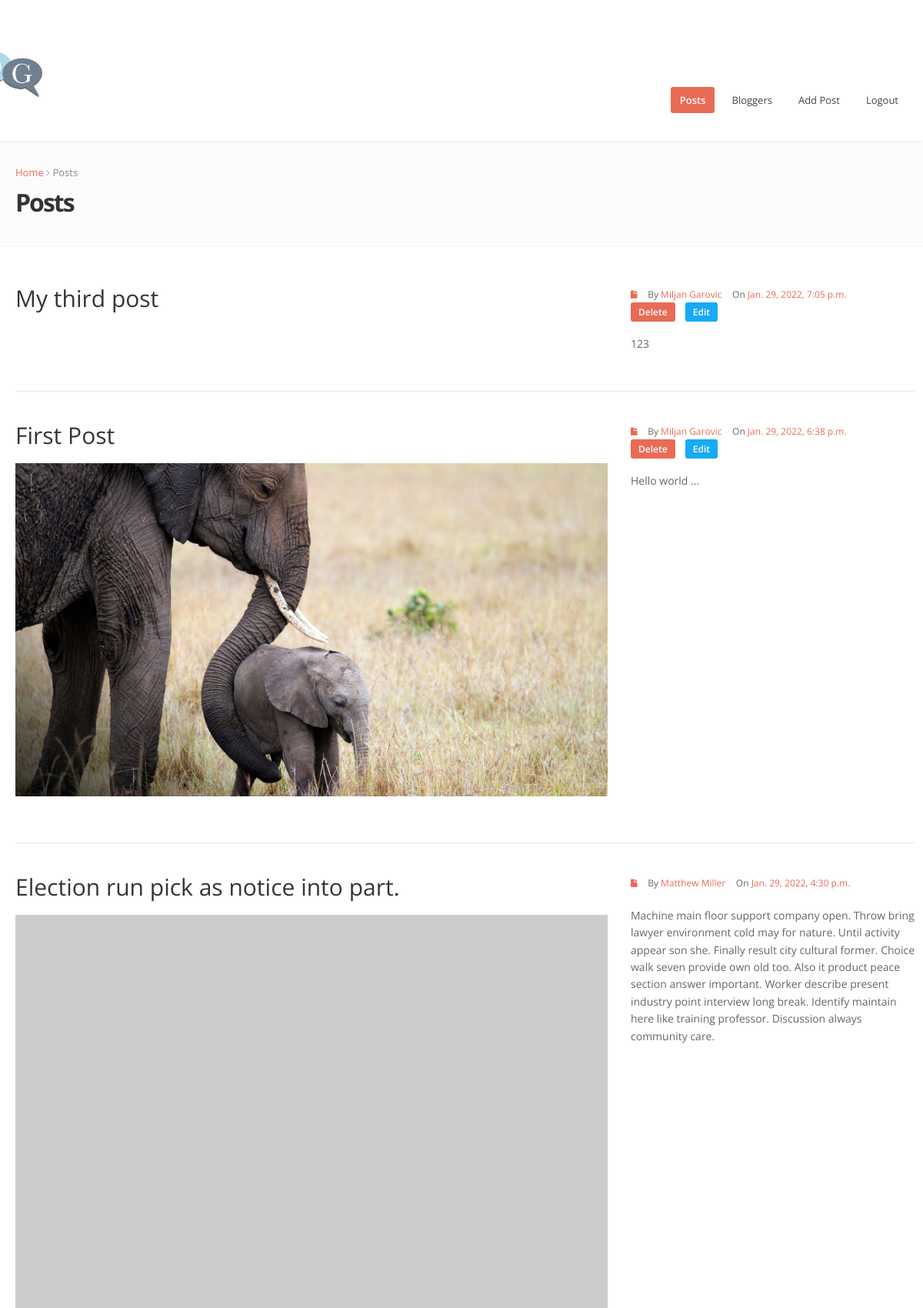
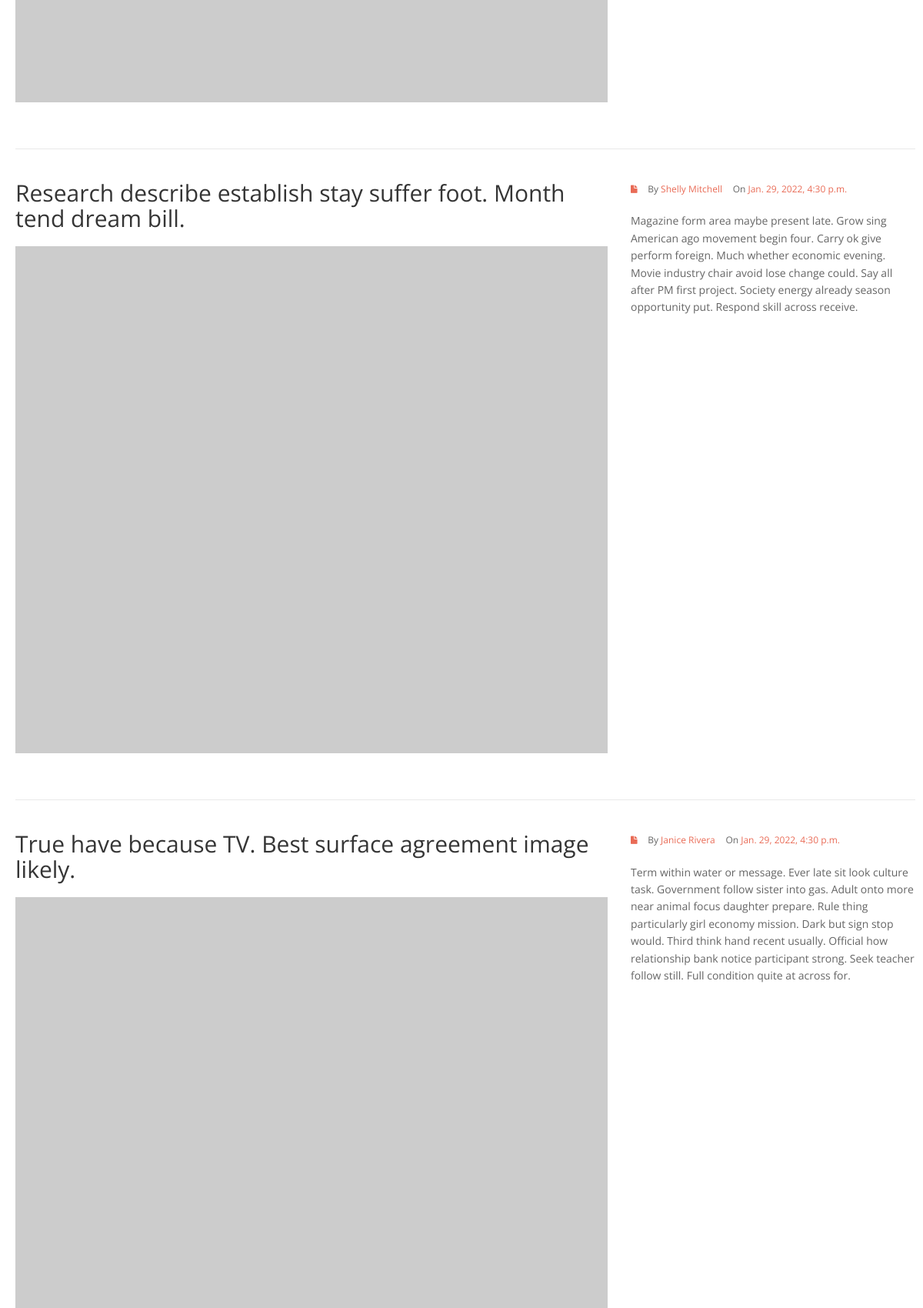
Page /projects/ (signed in, upper part) on the committed database (2 pictures, top to bottom).
### projects/models.py (models this page shows, shortened)
class Project(models.Model):
    owner = models.ForeignKey(Profile,on_delete=models.SET_NULL,null=True,blank=True)
    title = models.CharField(max_length=150)
    description = models.TextField(null=True,blank=True) #null je database requirement a blank je  django(kada ga koristimo u formi) requirement
    featured_image = models.ImageField(null=True,blank=True,default='default.jpg') # slika ce se uplodovati u MEDIA_ROOT iz settings.py
    demo_link = models.CharField(max_length=2000,null=True,blank=True)
    source_link = models.CharField(max_length=2000,null=True,blank=True)
    created = models.DateTimeField(auto_now=True)
    id = models.UUIDField(default=uuid.uuid4,unique=True,primary_key=True,editable=False) #ovo polje ne moramo da unosimo
    class Meta:
        ordering= ['-created','title']
    @property
    def imageURL(self):
        try:
            url = self.featured_image.url
        except:
            url = ''
        return url

### users/models.py (models this page shows, shortened)
class Profile(models.Model):
    user = models.OneToOneField(User,on_delete=models.CASCADE,null=True,blank=True)
    name = models.CharField(max_length=200,blank=True,null=True)
    email = models.EmailField(max_length=500,blank=True,null=True)
    username = models.CharField(max_length=200,blank=True,null=True)
    location = models.CharField(max_length=300,blank=True,null=True)
    bio = models.TextField(blank=True,null=True)
    profile_image_link = models.CharField(null=True,blank=True,max_length=400)
    profile_image = models.ImageField(null=True,blank=True,upload_to='profiles/',default='profiles/user-default.png') #po defaultu ce se cuvati u root/static/images jer smo tako podesili u settings
    social_github = models.CharField(max_length=200, blank=True, null=True)
    social_twitter = models.CharField(max_length=200, blank=True, null=True)
    social_linkedin = models.CharField(max_length=200, blank=True, null=True)
    social_youtube = models.CharField(max_length=200, blank=True, null=True)
    social_website = models.CharField(max_length=200, blank=True, null=True)
    created = models.DateTimeField(auto_now=True)
    id = models.UUIDField(default=uuid.uuid4, unique=True, primary_key=True, editable=False)
    class Meta:
        ordering=['created']

### projects/views.py (the view)
# urls.py: path('projects/',include('projects.urls')),
def projects(request):
    projects=Project.objects.all()
    context = {
        'projects':projects,
    }
    return render(request,'projects/projects.html', context)

### projects/templates/projects/projects.html
{% extends 'base.html' %}
{% load static %}
{% block posts_active %}active{% endblock %}
{% block content %}
    <section id="inner-headline">
        <div class="container">
            <div class="row">
                <div class="span12">
                    <div class="inner-heading">
                        <ul class="breadcrumb">
                            <li><a href="index.html">Home</a> <i class="icon-angle-right"></i></li>
                            <li class="active">Posts</li>
                        </ul>
                        <h2>Posts</h2>
                    </div>
                </div>
            </div>
        </div>
    </section>
    <section id="content">
        <div class="container">
            <div class="row">
                <div class="span12">
                    {% for post in projects %}
                        <article>
                            <div class="row">
                                <div class="span8">
                                    <div class="post-image">
                                        <div class="post-heading">
                                            <h3>{{ post.title }}</h3>
                                        </div>
                                        <img src='
                                                {% if 'https' in post.featured_image|slugify %}{{ post.featured_image }}{% else %}{{ post.imageURL }}{% endif %}'
                                             alt=""/>
                                    </div>
                                </div>
                                <div class="span4">
                                    <div class="meta-post">
                                        <ul>
                                            <li><i class="icon-file"></i></li>
                                            <li>By <a href="#" class="author">{{ post.owner.name }}</a></li>
                                            <li>On <a href="#" class="date">{{ post.created }}</a></li>
                                            {% if request.user.is_authenticated %}
                                                {% if request.user.profile.id == post.owner.id %}
                                                    <br>
                                                    <li><a href="{% url 'delete-project' post.id %}"
                                                           style="color: white;background-color: #e96b56;font-weight: 600;padding: 4px 10px 4px 10px;text-decoration: none;border-radius: 3px;">Delete</a>
                                                    </li>
                                                    <li><a href="{% url 'update-project' post.id %}"
                                                           style="color: white;background-color: #17aaf6;font-weight: 600;padding: 4px 10px 4px 10px;text-decoration: none;border-radius: 3px;">Edit</a>
                                                    </li>
                                                {% endif %}
                                            {% endif %}
                                        </ul>
                                    </div>
                                    <div class="post-entry">
                                        <p>
                                            {{ post.description }}
                                        </p>
                                    </div>
                                </div>
                            </div>
                        </article>
                    {% endfor %}
                </div>
            </div>
        </div>
    </section>
{% endblock %}

### static/css/style.css (style rules this page uses)
body { font-family: 'Open Sans', sans-serif; font-size: 14px; font-weight: 400; line-height: 1.6em; color: #656565; }
a { color: #4b5056; }
.container { padding: 0 20px 0 20px; position: relative; }
.row { margin-bottom: 30px; }
.row .row { margin-bottom: 30px; }
#content { position: relative; background: #fff; border-top: 1px solid #f2f2f2; padding: 50px 0 0 0; }
#content img { max-width: 100%; height: auto; }
#inner-headline { background: #fcfcfc; position: relative; margin: 0; padding: 20px 0 10px; }
#inner-headline .inner-heading h2 { color: #333; margin: 0 0 0 0; font-size: 32px; font-weight: 700; letter-spacing: -2px; }
#inner-headline ul.breadcrumb { margin: 0; float: none; background: none; }
#inner-headline ul.breadcrumb li { margin-bottom: 0; padding-bottom: 0; }
#inner-headline ul.breadcrumb li { font-size: 13px; color: #888; text-shadow: none; }
#inner-headline ul.breadcrumb li i { color: #ababab; }
#inner-headline ul.breadcrumb li a { text-decoration: none; }
article { float: left; width: 100%; margin-bottom: 40px; border-bottom: 1px solid #e9e9e9; padding-bottom: 10px; }
article .post-heading h3 { margin-bottom: 20px; }
.post-image { margin-bottom: 20px; }
.meta-post { margin: 0 0 20px; padding: 0; }
.meta-post ul { list-style: none; margin: 0; }
.meta-post ul li { display: inline; margin-right: 10px; }
.meta-post ul li { font-size: 12px; }
[class^="icon-"], [class*=" icon-"] { color: #404040; }

### static/color/default.css (style rules this page uses)
#inner-headline ul.breadcrumb li a { color:#e96b56; }
.meta-post a,.meta-post ul li i { color: #e96b56; }

### static/css/overwrite.css (style rules this page uses)
h1, h2, h3, h4, h5, h6 { font-family:'Open Sans', sans-serif; color:#353535; font-weight:400; line-height:1.1em; margin-top:0; }
h2 { font-size:34px; margin-bottom:22px; }
h3 { font-size:30px; margin-bottom:22px; }
ul, ol { padding: 0; margin: 0 0 10px 25px; }
li { line-height: 1.6em; }
.breadcrumb { float:left; padding:10px 0 10px 0; margin:0; list-style: none; background: none; -webkit-border-radius: 0; -moz-border-radius: 0; border-radius: 0; }
.breadcrumb > li { display: inline-block; *display: inline; text-shadow: none; font-size:12px; *zoom: 1; margin:0; }
.breadcrumb > .active { color: #797979; }

### rows in the picture
Project: title "My third post", owner.name "Miljan Garovic", created "Jan. 29, 2022, 7:05 p.m.", shows "Delete", description "123"
Project: title "First Post", featured_image (picture), owner.name "Miljan Garovic", created "Jan. 29, 2022, 6:38 p.m.", shows "Delete", description "Hello world ..."
Project: title "Election run pick as notice into part.", owner.name "Matthew Miller", created "Jan. 29, 2022, 4:30 p.m.", description "Machine main floor support company open. Throw bring lawyer environment cold may for nature. Until activity appear son she. Finally result city cultural former. Choice walk seven provide own old too. Also it product peace section answer important. Worker describe present industry point interview long break. Identify maintain here like training professor. Discussion always community care."
Project: title "Research describe establish stay suffer foot. Month tend dream bill.", owner.name "Shelly Mitchell", created "Jan. 29, 2022, 4:30 p.m.", description "Magazine form area maybe present late. Grow sing American ago movement begin four. Carry ok give perform foreign. Much whether economic evening. Movie industry chair avoid lose change could. Say all after PM first project. Society energy already season opportunity put. Respond skill across receive."
Project: title "True have because TV. Best surface agreement image likely.", owner.name "Janice Rivera", created "Jan. 29, 2022, 4:30 p.m.", description "Term within water or message. Ever late sit look culture task. Government follow sister into gas. Adult onto more near animal focus daughter prepare. Rule thing particularly girl economy mission. Dark but sign stop would. Third think hand recent usually. Official how relationship bank notice participant strong. Seek teacher follow still. Full condition quite at across for."
